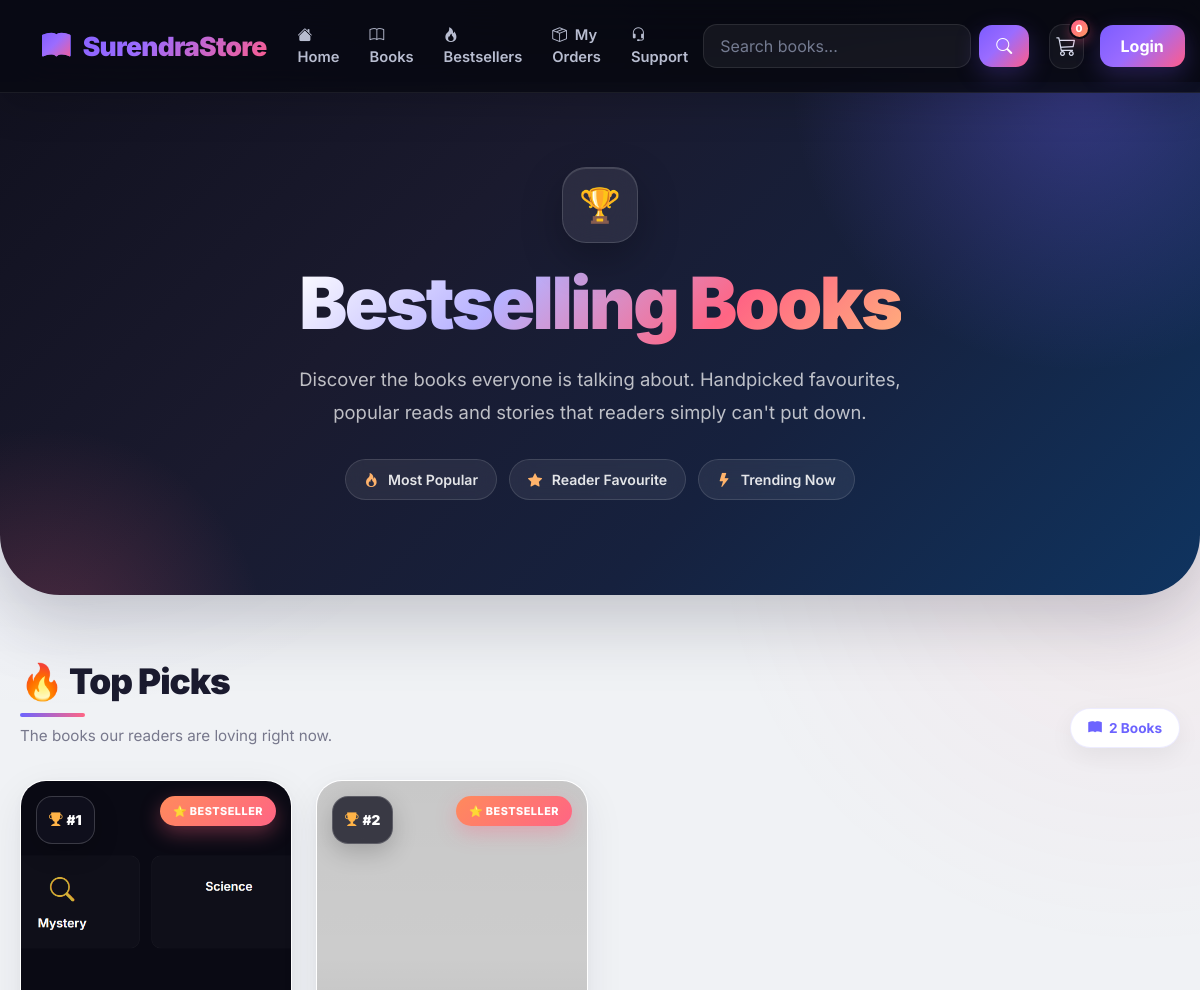
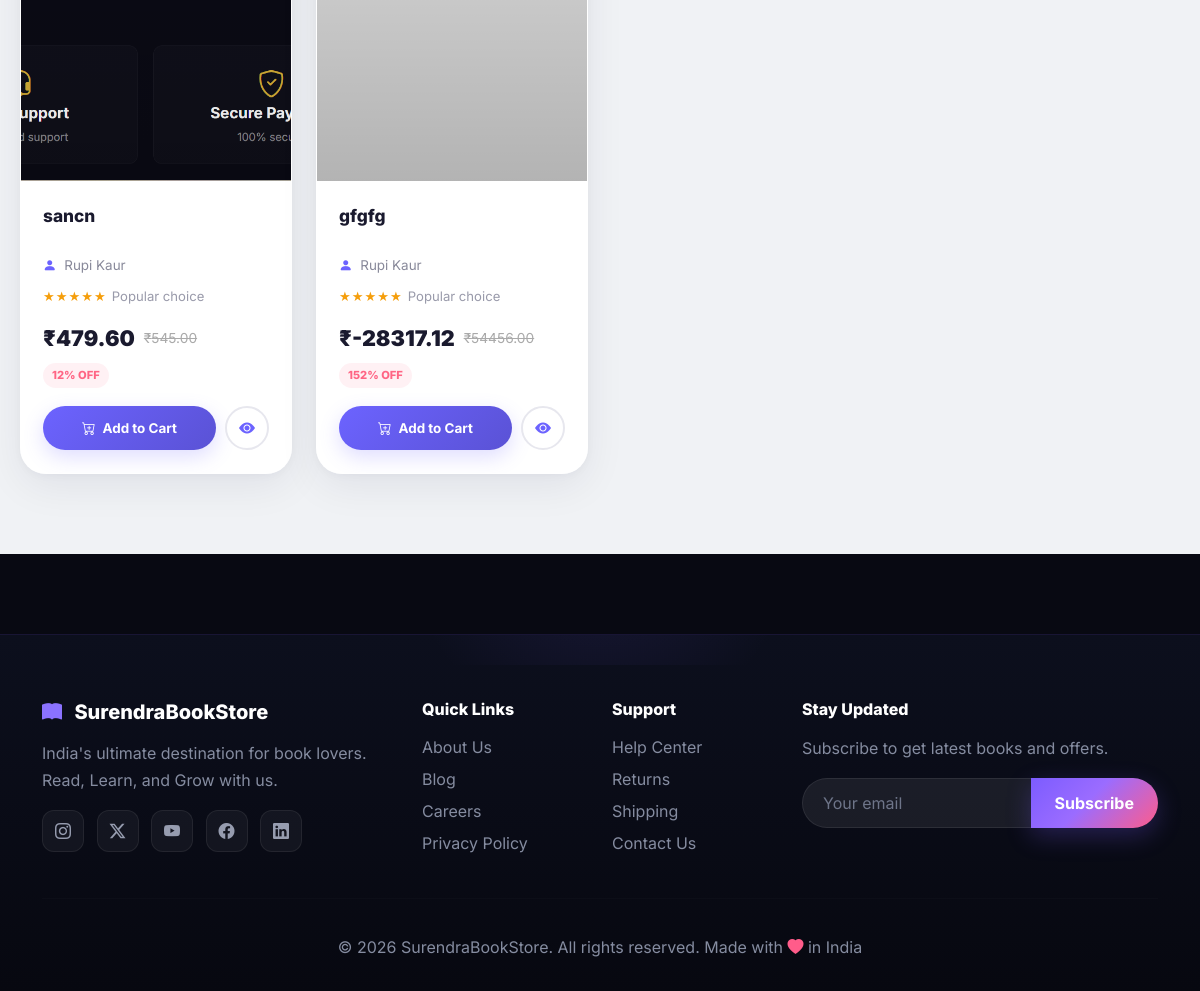
Screenshot of /books/bestsellers/ with the database file from the repository (2 pictures, top to bottom).
### books/models.py (models this page shows, shortened)
class Book(models.Model):
    title = models.CharField(max_length=200)
    slug = models.SlugField(max_length=200, unique=True, blank=True)
    author = models.CharField(max_length=150)
    category = models.ForeignKey(Category, on_delete=models.CASCADE, related_name='books')
    description = models.TextField()
    price = models.DecimalField(max_digits=10, decimal_places=2)
    discount_percent = models.PositiveIntegerField(default=0, help_text="0 to 100")
    stock = models.PositiveIntegerField()
    image = models.ImageField(upload_to='books/', blank=True, null=True)
    is_bestseller = models.BooleanField(default=False)
    is_new_arrival = models.BooleanField(default=False)
    rating = models.DecimalField(max_digits=3, decimal_places=2, default=0.00)
    created_at = models.DateTimeField(auto_now_add=True)
    @property
    def final_price(self):
        if self.discount_percent > 0:
            return self.price - (self.price * self.discount_percent / 100)
        return self.price

### books/views.py (the view)
# urls.py: path('bestsellers/', views.bestsellers, name='bestsellers'),
def bestsellers(request):
    books = Book.objects.filter(is_bestseller=True)
    return render(request, 'books/bestsellers.html', {'books': books})

### cart/context_processors.py (called while the page is built)
def cart_total(request):
    cart_count = 0
    cart_total_price = 0
    cart = None
    if request.user.is_authenticated:
        cart = Cart.objects.filter(user=request.user).first()
    else:
        session_key = request.session.session_key
        if session_key:
            cart = Cart.objects.filter(session_key=session_key).first()
    if cart:
        cart_count = cart.get_total_items()
        cart_total_price = cart.get_total_price()
    return {
        'cart_count': cart_count,
        'cart_total_price': cart_total_price,
    }

### templates/books/bestsellers.html (shortened to what this page needs)
{% extends 'base.html' %}
{% load static %}
{% block content %}
<div class="bestseller-page">
    <section class="bestseller-hero">
        <div class="container">
            <div class="bestseller-hero-content">
                <div class="hero-crown">
                    🏆
                </div>
                <h1>
                    <span class="bestseller-gradient-text">
                        Bestselling Books
                    </span>
                </h1>
                <p>
                    Discover the books everyone is talking about.
                    Handpicked favourites, popular reads and stories
                    that readers simply can't put down.
                </p>
                <div class="hero-pills">
                    <span class="hero-pill">
                        <i class="bi bi-fire"></i>
                        Most Popular
                    </span>
                    <span class="hero-pill">
                        <i class="bi bi-star-fill"></i>
                        Reader Favourite
                    </span>
                    <span class="hero-pill">
                        <i class="bi bi-lightning-fill"></i>
                        Trending Now
                    </span>
                </div>
            </div>
        </div>
    </section>
    <div class="bestseller-container">
        {% if books %}
        <div class="bestseller-section-head">
            <div>
                <h2 class="bestseller-section-title">
                    🔥 Top Picks
                </h2>
                <p class="bestseller-section-subtitle">
                    The books our readers are loving right now.
                </p>
            </div>
            <div class="bestseller-count">
                <i class="bi bi-book-fill me-1"></i>
                {{ books|length }} Books
            </div>
        </div>
        <div class="row g-4 bestseller-grid">
            {% for book in books %}
            <div class="col-xl-3 col-lg-4 col-md-6 col-sm-6">
                <div class="bestseller-card">
                    <div class="bestseller-image">
                        <div class="best-rank">
                            <i class="bi bi-trophy-fill"></i>
                            #{{ forloop.counter }}
                        </div>
                        <span class="best-badge">
                            ⭐ Bestseller
                        </span>
                        <img
                            src="{% if book.image %}{{ book.image.url }}{% else %}https://via.placeholder.com/300x400/6C63FF/ffffff?text=Book{% endif %}"
                            alt="{{ book.title }}"
                            loading="lazy"
                        >
                    </div>
                    <div class="bestseller-body">
                        <h5 class="bestseller-title">
                            {{ book.title|truncatechars:45 }}
                        </h5>
                        <p class="bestseller-author">
                            <i class="bi bi-person-fill"></i>
                            {{ book.author }}
                        </p>
                        <div class="bestseller-rating">
                            <span class="bestseller-rating-stars">
                                ★★★★★
                            </span>
                            <span class="bestseller-rating-text">
                                Popular choice
                            </span>
                        </div>
                        <div class="bestseller-price-row">
                            <span class="bestseller-current-price">
                                ₹{{ book.final_price }}
                            </span>
                            {% if book.discount_percent > 0 %}
                            <span class="bestseller-original-price">
                                ₹{{ book.price }}
                            </span>
                            <span class="bestseller-discount">
                                {{ book.discount_percent }}% OFF
                            </span>
                            {% endif %}
                        </div>
                        <div class="bestseller-actions">
                            <a
                                href="{% url 'cart:add' book.id %}"
                                class="bestseller-add-btn"
                            >
                                <i class="bi bi-cart-plus"></i>
                                Add to Cart
                            </a>
                            <a
                                href="{% url 'books:detail' book.slug %}"
                                class="bestseller-view-btn"
                                title="View Book"
                            >
                                <i class="bi bi-eye-fill"></i>
                            </a>
                        </div>
                    </div>
                </div>
            </div>
            {% endfor %}
        </div>
        {% endif %}
    </div>
</div>
{% endblock %}

### templates/base.html (style rules this page uses)
:root { --bg-main: #080912; --bg-secondary: #0d1020; --bg-card: #111525; --bg-card-2: #151a2d; --border: rgba(255, 255, 255, 0.08); --border-hover: rgba(124, 92, 255, 0.45); --text: #f7f7fb; --text-secondary: #aeb4c7; --text-muted: #737a91; --primary: #7c5cff; --primary-dark: #6045df; --secondary: #9b6cff; --pink: #ff5c8a; --orange: #ff9a62; --green: #25d69a; --gradient: linear-gradient(135deg, #7c5cff 0%, #9b6cff 45%, #ff5c8a 100%); --gradient-soft: linear-gradient(135deg, rgba(124, 92, 255, 0.18), rgba(255, 92, 138, 0.10)); --shadow: 0 20px 60px rgba(0, 0, 0, 0.35); --shadow-purple: 0 20px 60px rgba(124, 92, 255, 0.18); }
* { margin: 0; padding: 0; box-sizing: border-box; }
html { scroll-behavior: smooth; }
body { font-family: 'Inter', sans-serif; background: radial-gradient(circle at 10% 10%, rgba(124, 92, 255, 0.07), transparent 28%), radial-gradient(circle at 90% 20%, rgba(255, 92, 138, 0.045), transparent 25%), var(--bg-main); color: var(--text); padding-top: 82px; overflow-x: hidden; min-height: 100vh; }
a { text-decoration: none; }

### rows the page displays
Book: image (picture), title "sancn", author "Rupi Kaur", final_price "479.60", price "545.00", discount_percent "12"
Book: title "gfgfg", author "Rupi Kaur", final_price "-28317.12", price "54456.00", discount_percent "152"

### other values shown
{{ cart_count|default:0 }} "0"
{{ books|length }} "2"
